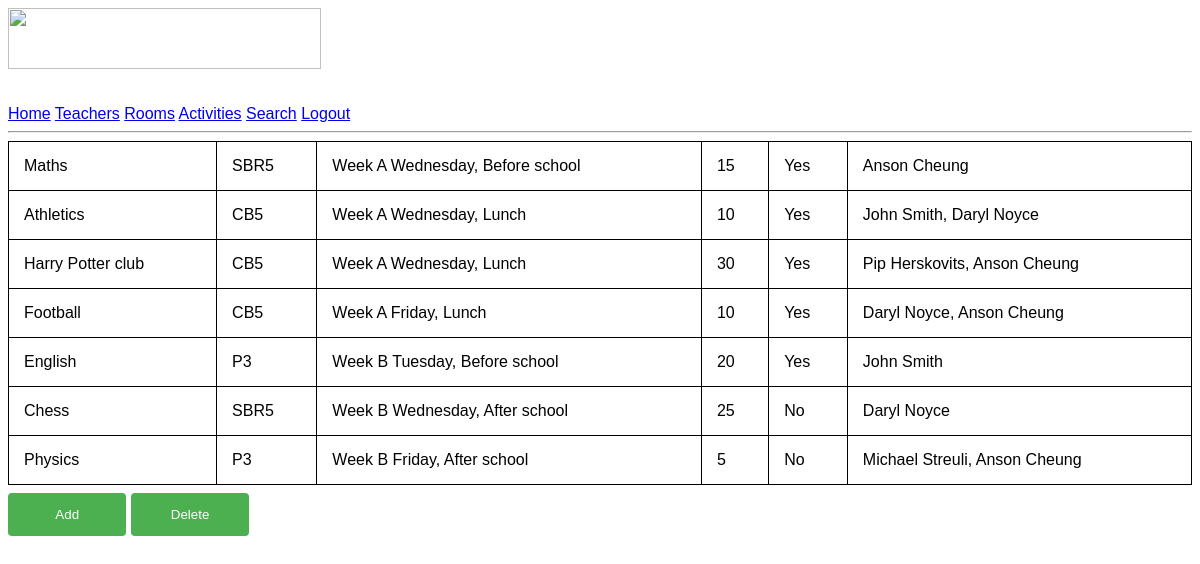
The app's page /activities (signed in) with its own data.
### models.py (models this page shows, shortened)
class Activity(db.Model):
    id = db.Column(db.Integer, primary_key=True)
    a_name = db.Column(db.String(64))
    r_id = db.Column(db.Integer(), db.ForeignKey('room.id'))
    week = db.Column(db.String(64))
    day = db.Column(db.String(64))
    time = db.Column(db.String(64))
    max_attendees = db.Column(db.String(64))
    food_supplied = db.Column(db.String(64))
    teachers = db.relationship('Teacher', secondary='teacher_activity_link')
    def iterable(self):
        teacher_list = [f'{t.f_name} {t.s_name}, ' for t in self.teachers]
        teacher_list_str = ''
        for teacher in teacher_list:
            teacher_list_str += teacher
        teacher_list_str = teacher_list_str[:-2]
        return [self.a_name, self.room.r_name, self.week, self.day, self.time, self.max_attendees, self.food_supplied, teacher_list_str]
    def iterable_datetime(self):
        arr = self.iterable()
        datetime = f'Week {self.week} {self.day}, {self.time}'
        arr.pop(2)
        arr.pop(2)
        arr.pop(2)
        arr.insert(2, datetime)
        return arr

class Room(db.Model):
    id = db.Column(db.Integer, primary_key=True)
    r_name = db.Column(db.String(64))
    building = db.Column(db.String(64))
    activities = db.relationship('Activity', backref='room')

### app.py (the view, shortened to what this page needs)
@app.route('/activities', methods=['GET', 'POST'])
@login_required
def activities():
    add_activity_form = AddActivityForm()
    find_times_form = FindTimesForm()
    find_rooms_form = FindRoomsForm()
    delete_activity_form = DeleteActivityForm()
    activities_table = [activity.iterable_datetime() for activity in Activity.query.all()]
    def datetime_sorter(combined_datetime):
        weeks = ['A', 'B']
        days = ['Monday', 'Tuesday', 'Wednesday', 'Thursday', 'Friday']
        times = ['Before school', 'Lunch', 'After school']
        combined_datetime = combined_datetime.split()
        week = combined_datetime[1]
        day = combined_datetime[2][:-1]
        time = combined_datetime[3]
        try:
            time += ' ' + combined_datetime[4]
        except IndexError:
            pass
        week = weeks.index(week)
        day = days.index(day)
        time = times.index(time)
        return (week * 7 + day) * 3 + time
    activities_table = sorted(activities_table, key=lambda x: datetime_sorter(x[2]))
    show_options = {
        'edit_id': False,
        'edit': False,
        'add': False,
        'delete': False,
        'find_times': False,
        'find_rooms': False
    }
    data = request.form
    if 'add' in data:
        show_options['add'] = True
        redirect('activities')
    if 'edit' in data:
        show_options['edit_id'] = True
        redirect('activities')
    if 'delete' in data:
        show_options['delete'] = True
        redirect('activities')
    if 'find_times' in data:
        show_options['find_times'] = True
        redirect('activities')
    if 'find_rooms' in data:
        show_options['find_rooms'] = True
        redirect('activities')
    return render_template('activities.html', activities_table=activities_table, add_activity_form=add_activity_form, show_options=show_options,
                           find_times_form=find_times_form, find_rooms_form=find_rooms_form, delete_activity_form=delete_activity_form)

### forms.py
class AddActivityForm(FlaskForm):
    a_name = StringField('Activity name', validators=[DataRequired()], render_kw={'placeholder': 'Activity Name'})
    r_name = StringField('Room name', validators=[DataRequired()], render_kw={'placeholder': 'Room Name'})
    week = SelectField('Date time', choices=[('A', 'A'), ('B', 'B')], validators=[DataRequired()])
    day = SelectField('Date time', choices=[('Monday', 'Monday'), ('Tuesday', 'Tuesday'), ('Wednesday', 'Wednesday'), ('Thursday', 'Thursday'),
                                            ('Friday', 'Friday')], validators=[DataRequired()])
    time = SelectField('Date time', choices=[('Before school', 'Before school'), ('Lunch', 'Lunch'), ('After school', 'After school')],
                       validators=[DataRequired()])
    max_attendees = StringField('Max attendees', validators=[DataRequired()], render_kw={'placeholder': 'Max Attendees'})
    food_supplied = RadioField('Food supplied?', choices=[('Yes', 'Yes'), ('No', 'No')])
    teacher_list = FieldList(StringField(), min_entries=0)
    submit_add = SubmitField('Submit')

class FindTimesForm(FlaskForm):
    room = StringField('Room', validators=[DataRequired()], render_kw={'placeholder': 'Room Name'})
    submit_find_times = SubmitField('Find available times in this room')

### models.py (called while the page is built)
@login.user_loader
def load_user(user_id):
    return User.query.get(int(user_id))

### templates/activities.html (shortened to what this page needs)
{% extends "base.html" %}
{% block content %}
<table>
    {% for activity in activities_table %}
        <tr>
        {% for item in activity %}
            <td>{{ item }}</td>
        {% endfor %}
        </tr>
    {% endfor %}
</table>
    <form action="" method="post" novalidate>
<input type="submit" value="Add" name="add">
<input type="submit" value="Delete" name="delete">
</form>
{% endblock %}

### static/stylesheets/CSS.css (style rules this page uses)
html { font-family: "Lucida Sans", sans-serif; }
input[type=submit] { width: 10%; background-color: #4CAF50; color: white; padding: 14px 20px; margin: 8px 0; border: none; border-radius: 4px; cursor: pointer; }
table { width: 100%; border-collapse: collapse; }
table, th, td { border: 1px solid black; }
th, td { padding: 15px; }

### records on screen
Activity: a_name "Maths", max_attendees "15", food_supplied "Yes"
Room: r_name "SBR5"
Activity: a_name "Athletics", max_attendees "10", food_supplied "Yes"
Room: r_name "CB5"
Activity: a_name "Harry Potter club", max_attendees "30", food_supplied "Yes"
Activity: a_name "Football", max_attendees "10", food_supplied "Yes"
Activity: a_name "English", max_attendees "20", food_supplied "Yes"
Room: r_name "P3"
Activity: a_name "Chess", max_attendees "25", food_supplied "No"
Activity: a_name "Physics", food_supplied "No"

### other values on screen
{{ item }} "Week A Wednesday, Before school" "Anson Cheung" "Week A Wednesday, Lunch" "John Smith, Daryl Noyce" "Week A Wednesday, Lunch" "Pip Herskovits, Anson Cheung" "Week A Friday, Lunch" "Daryl Noyce, Anson Cheung" "Week B Tuesday, Before school" "John Smith" "Week B Wednesday, After school" "Daryl Noyce" "Week B Friday, After school" "5" "Michael Streuli, Anson Cheung"
